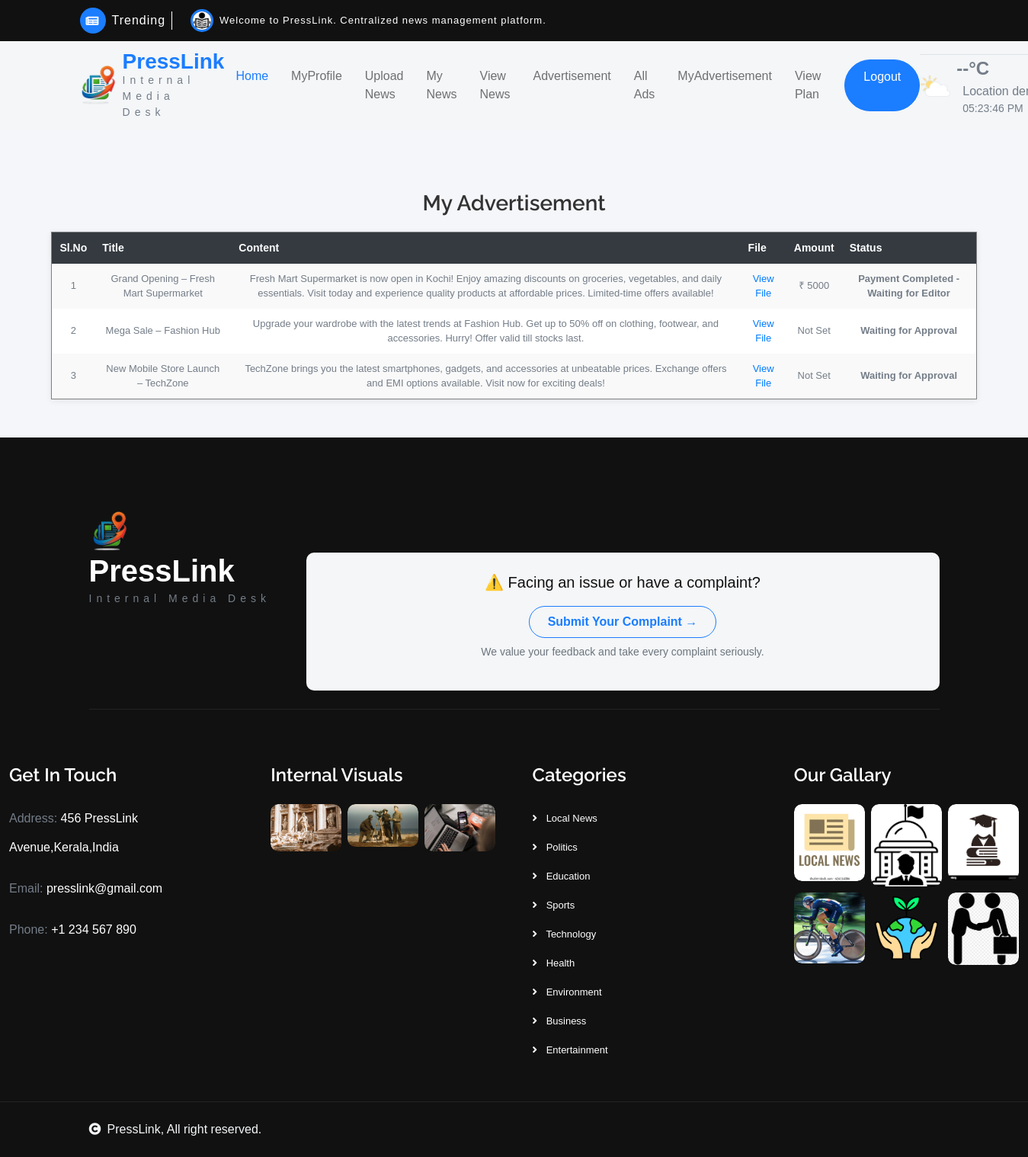
/User/MyAdvertisement/ (signed in), run on the app's committed database.
### User/models.py (models this page shows)
class tbl_advertisement(models.Model):
    advertisement_date=models.DateField(auto_now_add=True)
    advertisement_status=models.IntegerField(default=0)
    advertisement_file=models.FileField(upload_to="Assets/news/")
    advertisement_title=models.CharField(max_length=50)
    advertisement_content=models.CharField(max_length=50)
    user_id=models.ForeignKey(tbl_user,on_delete=models.CASCADE)
    verifier_id=models.ForeignKey(tbl_verifier,on_delete=models.CASCADE,null=True)
    editor_id=models.ForeignKey(tbl_editor,on_delete=models.CASCADE,null=True)
    advertisement_amount = models.IntegerField(null=True, blank=True)

### User/views.py (the view)
# urls.py: path("MyAdvertisement/", views.MyAdvertisement, name="MyAdvertisement"),
def MyAdvertisement(request):
    if "uid" in request.session:
        AdvData = tbl_advertisement.objects.filter(user_id=request.session['uid'])
        return render(request, 'User/MyAdvertisement.html', {'AdvData': AdvData})
    else:
        return redirect("Guest:Login")

### User/Templates/User/MyAdvertisement.html (shortened to what this page needs)
{% extends 'User/Header.html' %}
{% block content %}
<h3 align="center">My Advertisement</h3>
<table border="1" align="center">
    <tr>
        <th>Sl.No</th>
        <th>Title</th>
        <th>Content</th>
        <th>File</th>
        <th>Amount</th>
        <th>Status</th>
    </tr>
    {% for i in AdvData %}
    <tr>
        <td>{{ forloop.counter }}</td>
        <td>{{ i.advertisement_title }}</td>
        <td>{{ i.advertisement_content }}</td>
        <td>
            {% if i.advertisement_file %}
            <a href="{{ i.advertisement_file.url }}" target="_blank">
                View File
            </a>
            {% else %}
            No File
            {% endif %}
        </td>
        <td>
            {% if i.advertisement_amount %}
            ₹ {{ i.advertisement_amount }}
            {% else %}
            Not Set
            {% endif %}
        </td>
        <td>
            {% if i.advertisement_status == 0 %}
            Waiting for Approval
            {% elif i.advertisement_status == 1 %}
            Rejected
            {% elif i.advertisement_status == 2 %}
            Approved - Waiting for Amount
            {% elif i.advertisement_status == 3 %}
            Amount Added -
            <a href="{% url 'User:Payment' i.id %}">
                Pay Now
            </a>
            {% elif i.advertisement_status == 4 %}
            Payment Completed - Waiting for Editor
            {% elif i.advertisement_status == 5 %}
            Edited - Waiting for Publish
            {% elif i.advertisement_status == 6 %}
            Published Successfully
            {% endif %}
        </td>
    </tr>
    {% empty %}
    <tr>
        <td colspan="6" align="center">No Advertisements Found</td>
    </tr>
    {% endfor %}
</table>
{% endblock %}

### User/Templates/User/MyAdvertisement.html (style rules this page uses)
body { font-family: Arial, sans-serif; background: #f4f6f9; }
h3 { margin-top: 30px; color: #333; }
table { margin-top: 20px; background: #fff; border-collapse: collapse; width: 90%; box-shadow: 0 2px 8px rgba(0,0,0,0.08); }
th { background: #343a40; color: #fff; padding: 10px; font-size: 14px; }
td { padding: 10px; font-size: 13px; text-align: center; }
tr:nth-child(even) { background: #f9f9f9; }
a { text-decoration: none; color: #007bff; font-size: 13px; }
td:last-child { font-weight: 600; }

### data on the page
tbl_advertisement: advertisement_title "Grand Opening – Fresh Mart Supermarket", advertisement_content "Fresh Mart Supermarket is now open in Kochi! Enjoy amazing discounts on groceries, vegetables, and daily essentials. Visit today and experience quality products at affordable prices. Limited-time offers available!", advertisement_amount "5000", advertisement_status "Payment Completed - Waiting for Editor"
tbl_advertisement: advertisement_title "Mega Sale – Fashion Hub", advertisement_content "Upgrade your wardrobe with the latest trends at Fashion Hub. Get up to 50% off on clothing, footwear, and accessories. Hurry! Offer valid till stocks last.", shows "Not Set", advertisement_status "Waiting for Approval"
tbl_advertisement: advertisement_title "New Mobile Store Launch – TechZone", advertisement_content "TechZone brings you the latest smartphones, gadgets, and accessories at unbeatable prices. Exchange offers and EMI options available. Visit now for exciting deals!", shows "Not Set", advertisement_status "Waiting for Approval"
